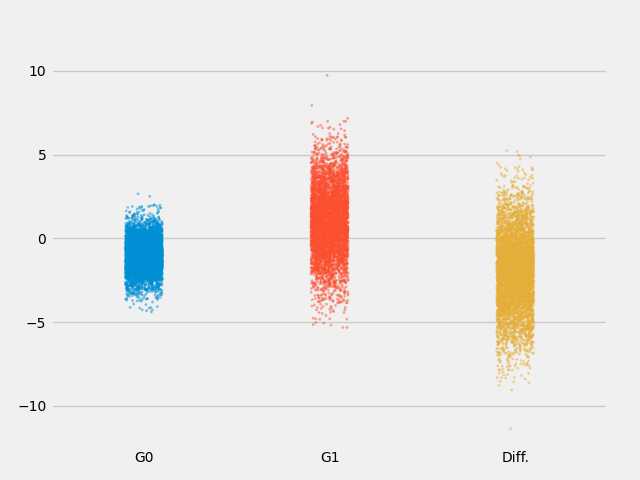

Python code for this plot:
#mcandrew

import sys
import numpy as np
import pandas as pd
import matplotlib.pyplot as plt
import seaborn as sns

import scipy.stats

if __name__ == "__main__":
 
    ms = [-1,1]
    ss = [ 1,2]

    d = {"group":[],"value":[]}
    for j in range(5*10**3):
        
        sample0 = np.random.normal(ms[0],ss[0])
        d["group"].append(0)
        d["value"].append(sample0)
        
        sample1 = np.random.normal(ms[1],ss[1])
        d["group"].append(1)
        d["value"].append(sample1)
 
        dif = sample0 - sample1
        d["group"].append(2)
        d["value"].append(dif)

    d = pd.DataFrame(d)

    plt.style.use("fivethirtyeight")
    
    fig,ax = plt.subplots()
    sns.stripplot( x="group",y="value", data=d, alpha=0.50,size=2 )
    
    ax.set_xlabel("")
    ax.set_ylabel("")

    ax.set_xticklabels(["G0","G1","Diff."],fontsize=12)

    ax.tick_params(labelsize=10)
    
    plt.savefig("featured.png")
    plt.close()
       
            
            
    







    
